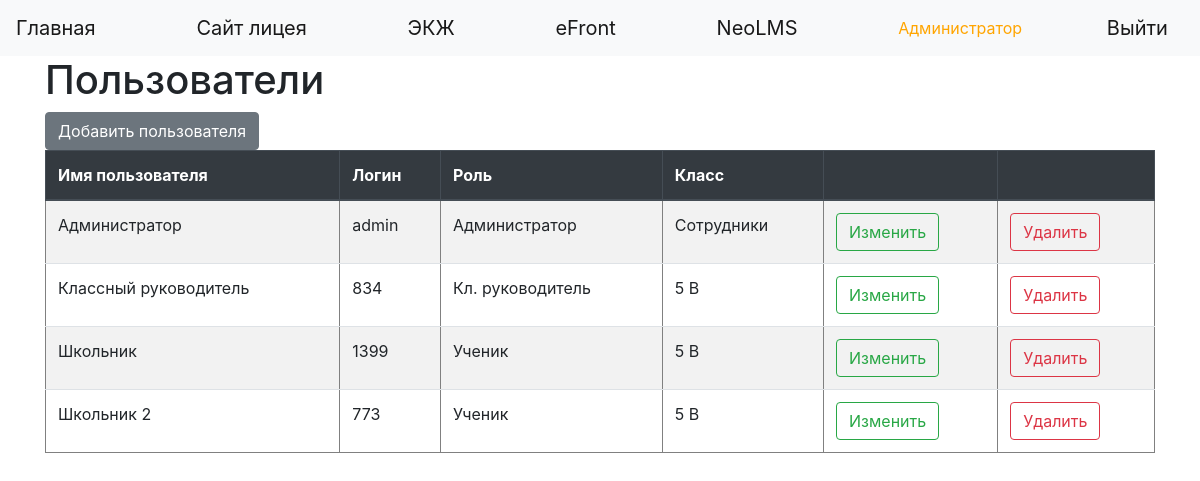
The app's page /users (signed in) with its own data.
### data/users.py (models this page shows, shortened)
class User(SqlAlchemyBase, UserMixin):
    __tablename__ = 'users'
    id = sqlalchemy.Column(sqlalchemy.Integer, primary_key=True, autoincrement=True)
    name = sqlalchemy.Column(sqlalchemy.String, nullable=True)
    kode_1c = sqlalchemy.Column(sqlalchemy.String, nullable=True)
    id_1c = sqlalchemy.Column(sqlalchemy.String, nullable=True)
    card_number = sqlalchemy.Column(sqlalchemy.Integer, nullable=True)
    login = sqlalchemy.Column(sqlalchemy.String, index=True, unique=True, nullable=True)
    hashed_password = sqlalchemy.Column(sqlalchemy.String, nullable=True)
    created_date = sqlalchemy.Column(sqlalchemy.DateTime, default=datetime.datetime.now)
    level = sqlalchemy.Column(sqlalchemy.Integer, nullable=True)
    group_id = sqlalchemy.Column(sqlalchemy.Integer, sqlalchemy.ForeignKey("groups.id"))
    will_eat = sqlalchemy.Column(sqlalchemy.Boolean, default=False)
    group = orm.relation('Group')
    orders = orm.relation("Order", back_populates='user')

### data/group.py (models this page shows)
class Group(SqlAlchemyBase):
    __tablename__ = 'groups'
    id = sqlalchemy.Column(sqlalchemy.Integer, primary_key=True, autoincrement=True)
    id_1c = sqlalchemy.Column(sqlalchemy.String, nullable=True)
    name = sqlalchemy.Column(sqlalchemy.String, nullable=True)
    users = orm.relation("User", back_populates='group')
    sheets = orm.relation("Sheet", back_populates='group')

### main_auth.py (the view)
@app.route("/users")
@login_required
def users():
    if current_user.is_authenticated:
        if current_user.level < 2:
            return redirect('/')
        session = db_session.create_session()
        users = session.query(User)
        users = users.order_by(User.name)
        return render_template("users.html", users=users)
    else:
        return redirect('/login')

### data/db_session.py (called while the page is built)
def create_session() -> Session:
    global __factory
    return __factory()

### main_auth.py (called while the page is built)
@login_manager.user_loader
def load_user(user_id):
    session = db_session.create_session()
    return session.query(User).get(user_id)

### templates/users.html
{% extends "base.html" %}
{% block content %}
<h1>Пользователи</h1>
{% if current_user.is_authenticated %}
      {% if current_user.level > 1 %}
        <a role="button" class="btn btn-secondary" href="/register">Добавить пользователя</a>
       <table class="table table-striped" border=1>
        <thead class="thead-dark">
        <tr>
             <th>Имя пользователя</th>
             <th>Логин</th>
             <th>Роль</th>
             <th>Класс</th>
             <th></th>
             <th></th>
        </tr>
        </thead>
        {% for user in users%}
          <tr>
             <td>{{user.name}}</td>
             <td>{{user.login}}</td>
             <td>
             {% if user.level == 0 %}
                     Ученик
             {% endif %}
             {% if user.level == 1 %}
                     Кл. руководитель
             {% endif %}
             {% if user.level == 2 %}
                     Администратор
              {% endif %}
             </td>
             <td>{{user.group.name}}</td>
             <td><a href="/edit_user/{{ user.id }}" class="btn btn-outline-success" role="button">Изменить</a></td>
             <td><a href="/user_delete/{{ user.id }}" class="btn btn-outline-danger" role="button">Удалить</a></td>
           </tr>
        {% endfor %}
         </table>
    {% endif %}
{% endif %}
{% endblock %}

### templates/base.html (shortened to what this page needs)
<!DOCTYPE html>
<html lang="en"><head><meta http-equiv="Content-Type" content="text/html; charset=UTF-8">
    <link rel="stylesheet" href="https://stackpath.bootstrapcdn.com/bootstrap/4.4.1/css/bootstrap.min.css">
</head>
  <body>
    <header>
      <nav class="navbar navbar-light bg-light">
         <a class="navbar-brand" href="/index">Главная</a>
        <a class="navbar-brand" href="..." target="_blank">Сайт лицея</a>
        <a class="navbar-brand" href="..." target="_blank">ЭКЖ</a>
        <a class="navbar-brand" href="..." target="_blank">eFront</a>
         <a class="navbar-brand" href="..." target="_blank">NeoLMS</a>
          {% if current_user.is_authenticated %}
            <font color="orange"> {{ current_user.name }}</font>
            <a class="navbar-brand" href="/logout">Выйти</a>
        {% else %}
            <p>
             <a class="btn btn-success" href="/login">Войти</a>
            </p>
        {% endif %}
      </nav>
    </header>
    <main role="main" class="container">
        {% block content %}{% endblock %}
    </main>
</body></html>

### records on screen
User: name "Администратор", login "admin", level "Администратор", group.name "Сотрудники"
User: name "Классный руководитель", login "834", level "Кл. руководитель", group.name "5 В"
User: name "Школьник", login "1399", level "Ученик", group.name "5 В"
User: name "Школьник 2", login "773", level "Ученик", group.name "5 В"
